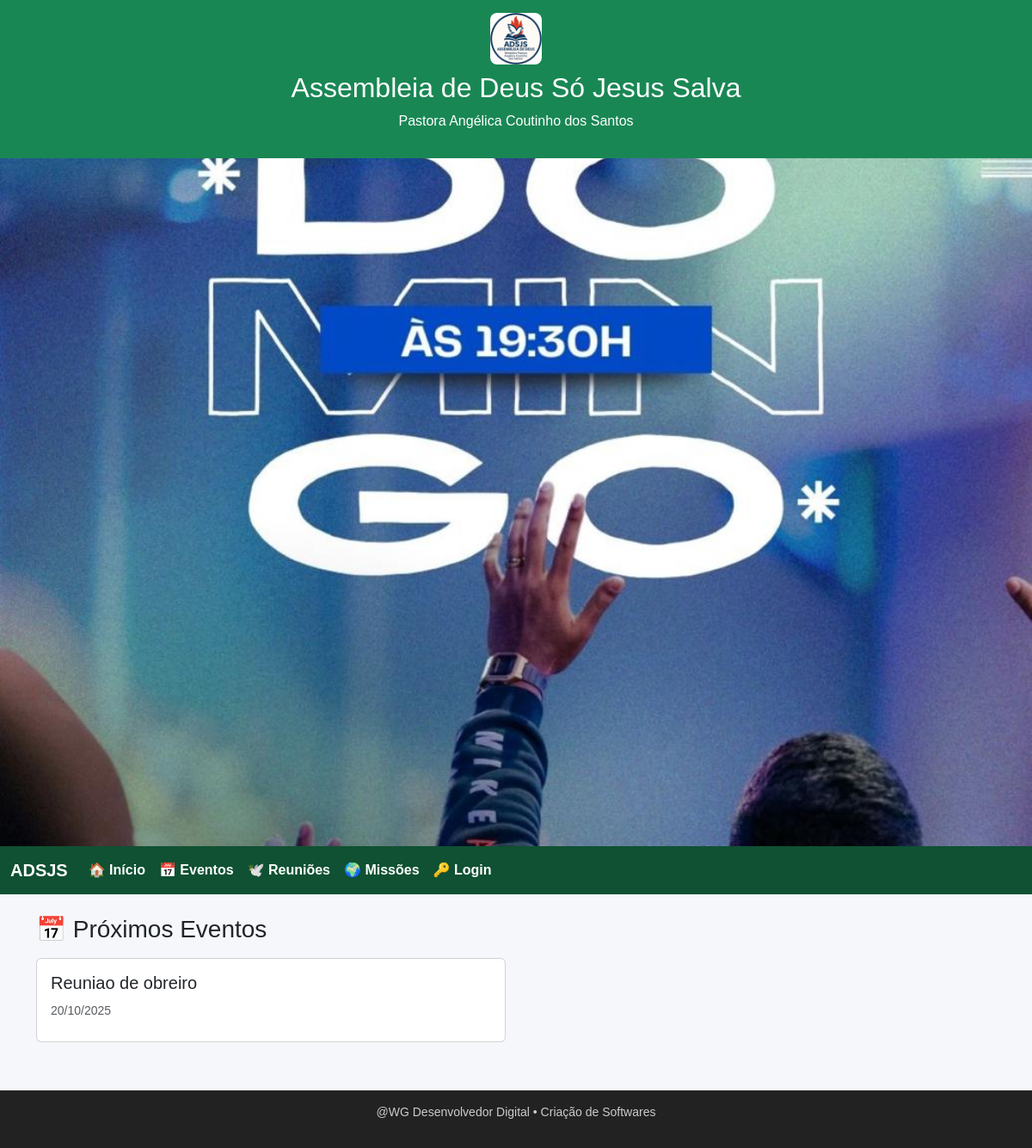
The app's page /, older data.
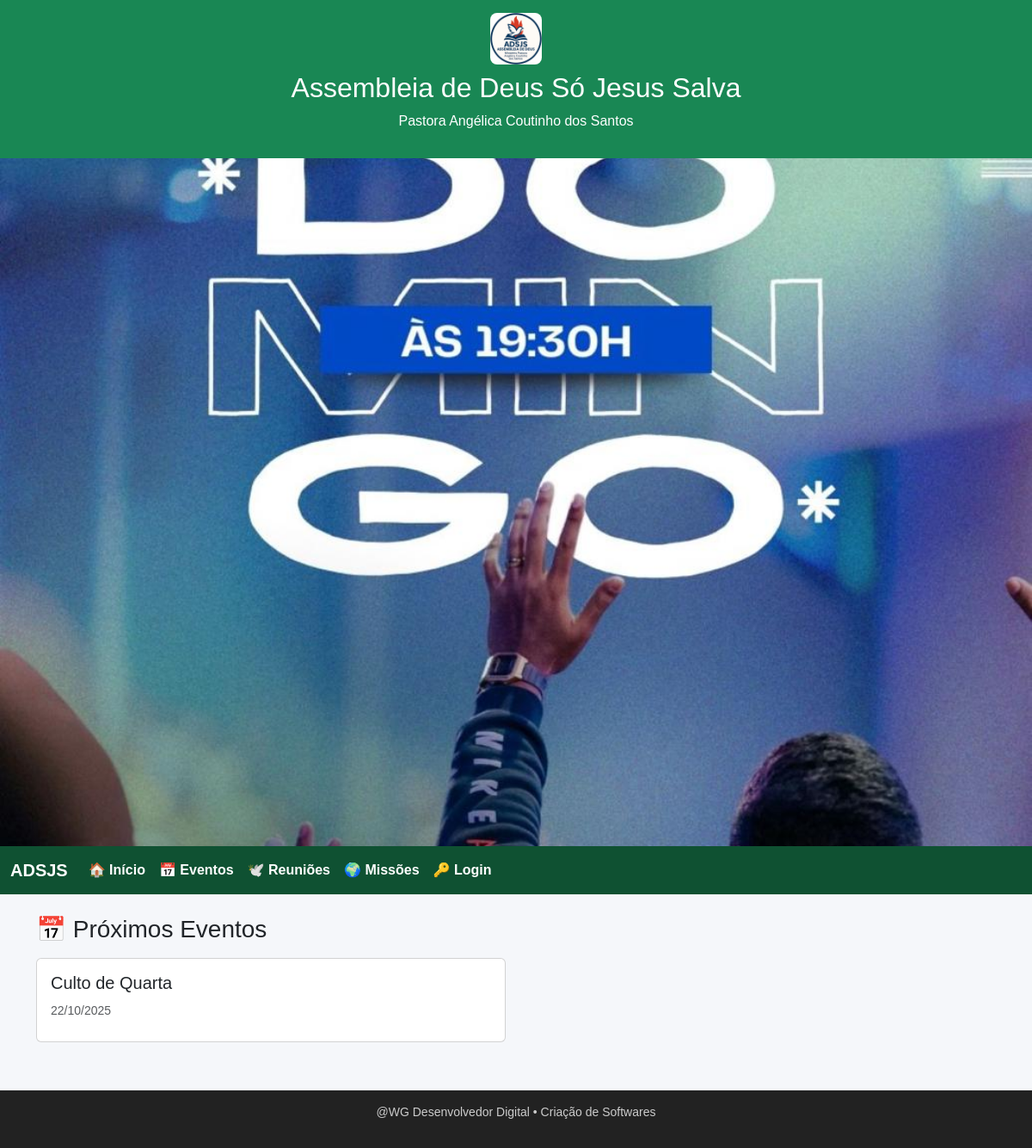
The same page, newer data.
### core/models.py (models this page shows, shortened)
class ConfigPortal(models.Model):
    nome_igreja = models.CharField(max_length=200)
    pastor = models.CharField(max_length=200)
    logo = models.ImageField(upload_to="logos/", blank=True, null=True)
    mensagem_boas_vindas = models.CharField(max_length=255, default="Seja bem-vindo(a) ao nosso portal!")
    imagem_fundo = models.ImageField(upload_to="fundos/", blank=True, null=True)
    banner = models.ImageField(upload_to="banners/", blank=True, null=True)
    banner_titulo = models.CharField(max_length=150, blank=True, default="")
    banner_subtitulo = models.CharField(max_length=200, blank=True, default="")
    class Meta:
        verbose_name = "⚙️ Configuração do Sistema"
        verbose_name_plural = "⚙️ Configurações do Sistema"

class Evento(models.Model):
    titulo = models.CharField(max_length=100)
    descricao = models.TextField(blank=True)
    data = models.DateField()
    class Meta:
        verbose_name_plural = "Eventos"
        ordering = ["-data"]

### core/views.py (the view)
# urls.py: path('', views.index, name='index'),
def index(request):
    eventos = Evento.objects.all()[:12]
    return render(request, "core/index.html", {"eventos": eventos})

### core/context_processors.py (called while the page is built)
def site_config(request):
    try:
        from .models import ConfigPortal
        cfg = ConfigPortal.objects.first()
    except Exception:
        cfg = None
    default_logo = settings.STATIC_URL + "images/logo.png"
    default_banner = settings.STATIC_URL + "images/banner_principal.jpg"
    return {
        "igreja_nome": cfg.nome_igreja if cfg else "Assembleia de Deus Só Jesus Salva",
        "pastor_nome": cfg.pastor if cfg else "Pr. Responsável",
        "igreja_logo": cfg.logo.url if cfg and cfg.logo else default_logo,
        "igreja_banner": cfg.banner.url if cfg and cfg.banner else default_banner,
        "mensagem_boas_vindas": cfg.mensagem_boas_vindas if cfg else "Bem-vindo ao nosso portal!",
        "banner_titulo": cfg.banner_titulo if cfg else "",
        "banner_subtitulo": cfg.banner_subtitulo if cfg else "",
    }

### core/templates/core/index.html (shortened to what this page needs)
{% extends "core/base.html" %}
{% block content %}
  <h3 class="mb-3">📅 Próximos Eventos</h3>
  {% if eventos %}
    <div class="row">
      {% for e in eventos %}
      <div class="col-md-6">
        <div class="card mb-3">
          <div class="card-body">
            <h5 class="card-title">{{ e.titulo }}</h5>
            <small class="text-muted">{{ e.data|date:"d/m/Y" }}</small>
          </div>
        </div>
      </div>
      {% endfor %}
    </div>
  {% else %}
    <p class="text-muted">Sem eventos cadastrados.</p>
  {% endif %}
{% endblock %}

### core/templates/core/base.html (shortened to what this page needs)
{% load static %}
<!DOCTYPE html>
<html lang="pt-br">
<head>
  <link rel="stylesheet" href="{% static 'css/bootstrap.min.css' %}">
</head>
<body>
  <header>
    <img src="{{ igreja_logo }}" alt="Logo da Igreja">
    <h2>{{ igreja_nome }}</h2>
    <p>{{ pastor_nome }}</p>
  </header>
  <section id="banner-section">
    <img src="{% static 'images/banner_principal.jpg' %}" alt="Banner da Igreja" class="banner-full">
  </section>
  <nav class="navbar navbar-expand-lg">
    <div class="container-fluid">
      <a class="navbar-brand" href="/">ADSJS</a>
      <div class="collapse navbar-collapse" id="navbarNav">
        <ul class="navbar-nav">
          <li class="nav-item"><a class="nav-link" href="/">🏠 Início</a></li>
          <li class="nav-item"><a class="nav-link" href="/eventos/">📅 Eventos</a></li>
          <li class="nav-item"><a class="nav-link" href="/reunioes/">🕊️ Reuniões</a></li>
          <li class="nav-item"><a class="nav-link" href="/missoes/">🌍 Missões</a></li>
        </ul>
        <ul class="navbar-nav ms-auto">
          {% if user.is_authenticated %}
            <li class="nav-item"><a class="nav-link" href="/logout/">🚪 Logout</a></li>
            {% if request.user.is_superuser %}
              <li class="nav-item"><a class="nav-link" href="/admin/">⚙️ Admin</a></li>
            {% endif %}
          {% else %}
            <li class="nav-item"><a class="nav-link" href="/login/">🔑 Login</a></li>
          {% endif %}
        </ul>
      </div>
    </div>
  </nav>
  <main class="container mt-4">
    {% block content %}
    {% endblock %}
  </main>
  <footer>
    <p>@WG Desenvolvedor Digital • Criação de Softwares</p>
  </footer>
</body>
</html>

### core/templates/core/base.html (style rules this page uses)
body { background-color: #f5f7fa; font-family: 'Arial', sans-serif; margin: 0; padding: 0; }
header { background-color: #198754; color: white; text-align: center; padding: 15px 0; box-shadow: 0 2px 5px rgba(0,0,0,0.1); }
header img { height: 60px; border-radius: 8px; margin-bottom: 8px; }
.navbar { background-color: #0f5132; }
.navbar-brand, .navbar-nav .nav-link { color: #fff !important; font-weight: 600; }
.navbar-nav { margin-left: 0 !important; }
footer { background-color: #222; color: #ccc; padding: 15px 0; text-align: center; font-size: 14px; margin-top: 40px; }
#banner-section { width: 100%; height: 100vh; overflow: hidden; margin: 0; padding: 0; }
.banner-full { width: 100%; height: 100%; object-fit: cover; display: block; }

Row changes from the older to the newer data that the page shows:
removed Evento: titulo "Reuniao de obreiro", data "20/10/2025"
added Evento: titulo "Culto de Quarta", data "22/10/2025"
